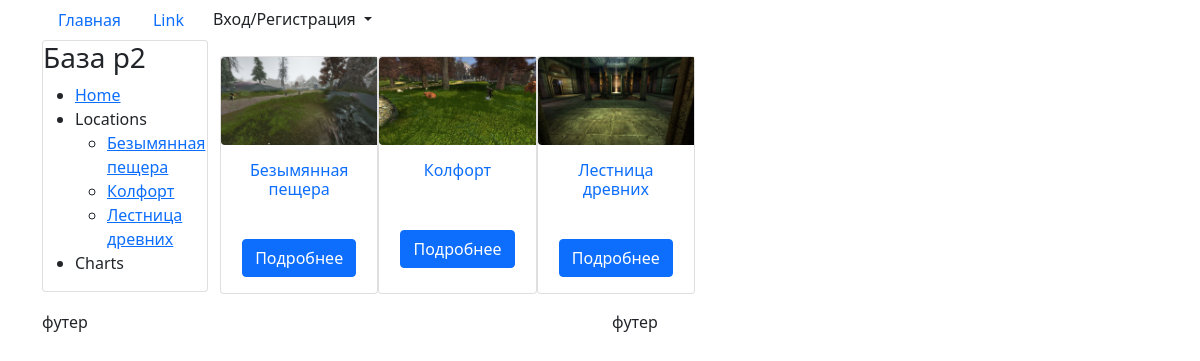
/, run on an earlier commit of the app's database.
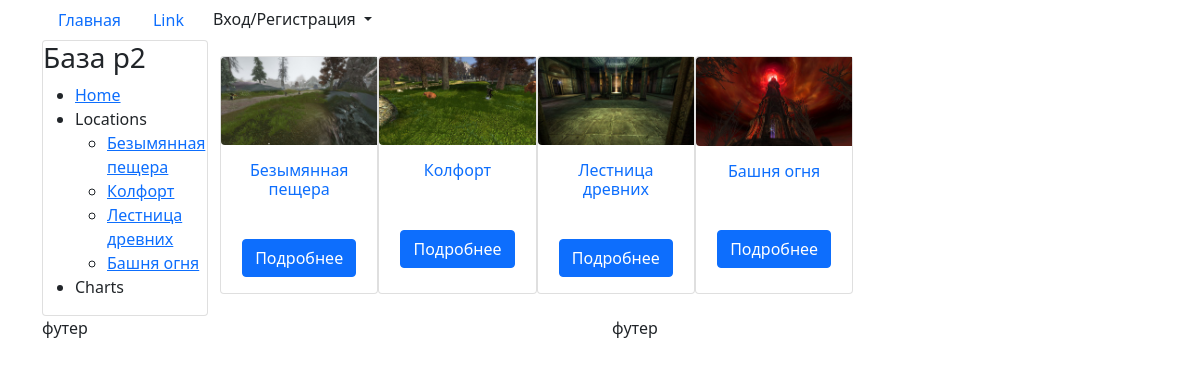
And on a later commit of the database.
### items/models.py (models this page shows, shortened)
class Location(models.Model):
    title = models.CharField(verbose_name="Название", max_length=150)
    local_img = models.ImageField("Изображение",
                                  upload_to="media/locations",
                                  default=DEFAULT_IMG)
    url = models.SlugField("Ссылка", max_length=250, unique=True)
    user = models.ForeignKey(User,
                             verbose_name="Пользователь",
                             on_delete=models.CASCADE)
    class Meta:
        verbose_name = "Локация"
        verbose_name_plural = "Локации"

### items/views.py (the view)
# urls.py: path('', views.LocationsView.as_view(), name="home"),
class LocationsView(ListView):
    model = Location
    template_name = 'items/index.html'
    context_object_name = 'locations'
    def get_context_data(self, **kwargs):
        context = super().get_context_data(**kwargs)
        context['title'] = 'Главная страница'
        return context

### items/templates/items/index.html (shortened to what this page needs)
{% extends 'base.html' %}
{% load static %}
{% block content %}
    <div class="col-md-12">
        <div class="row">
            {% for location in locations %}
  <div class="card col-md-2 p-0 mb-3 mt-3">
            <img src="{{ location.local_img.url }}" alt="image" class="img-fluid rounded-start" />
            <div class="card-body text-center">
                <h6 class="card-title"> <a href="location/{{ location.url }}" class="text-decoration-none">
                {{location.title}}  </a></h5>
            </div>
            <div class="card-body text-center">
            <a href="/location/{{ location.url }}" class="btn btn-primary">Подробнее</a>
           </div>
        </div>
    {% endfor %}
    </div>
</div>
{% endblock content %}

### items/templates/include/left_side.html (shortened to what this page needs)
<div class="card">
    <div class="header">
      <h3>База р2 </h3>
    </div>
    <div class="body">
      <ul>
        <li><a href="{% url 'home' %}"> Home</a></li>
        <li> Locations
          <ul>
              {% for location in locations %}
            <li><a href="{% url 'location_detail' location.url %}">  {{ location.title }}</a></li>
            {% endfor %}
          </ul>
        </li>
        <li> Charts</li>
      </ul>
    </div>
  </div>

What changed in the data, as far as the page shows it:
added Location: title "Башня огня", local_img (picture)
